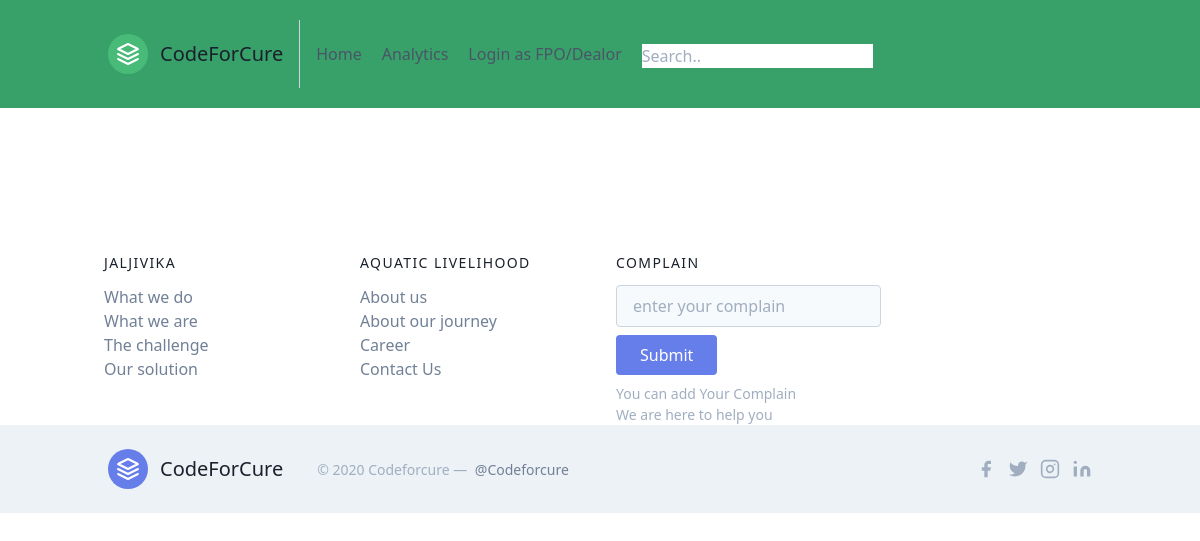
The app's page /infos/, older data.
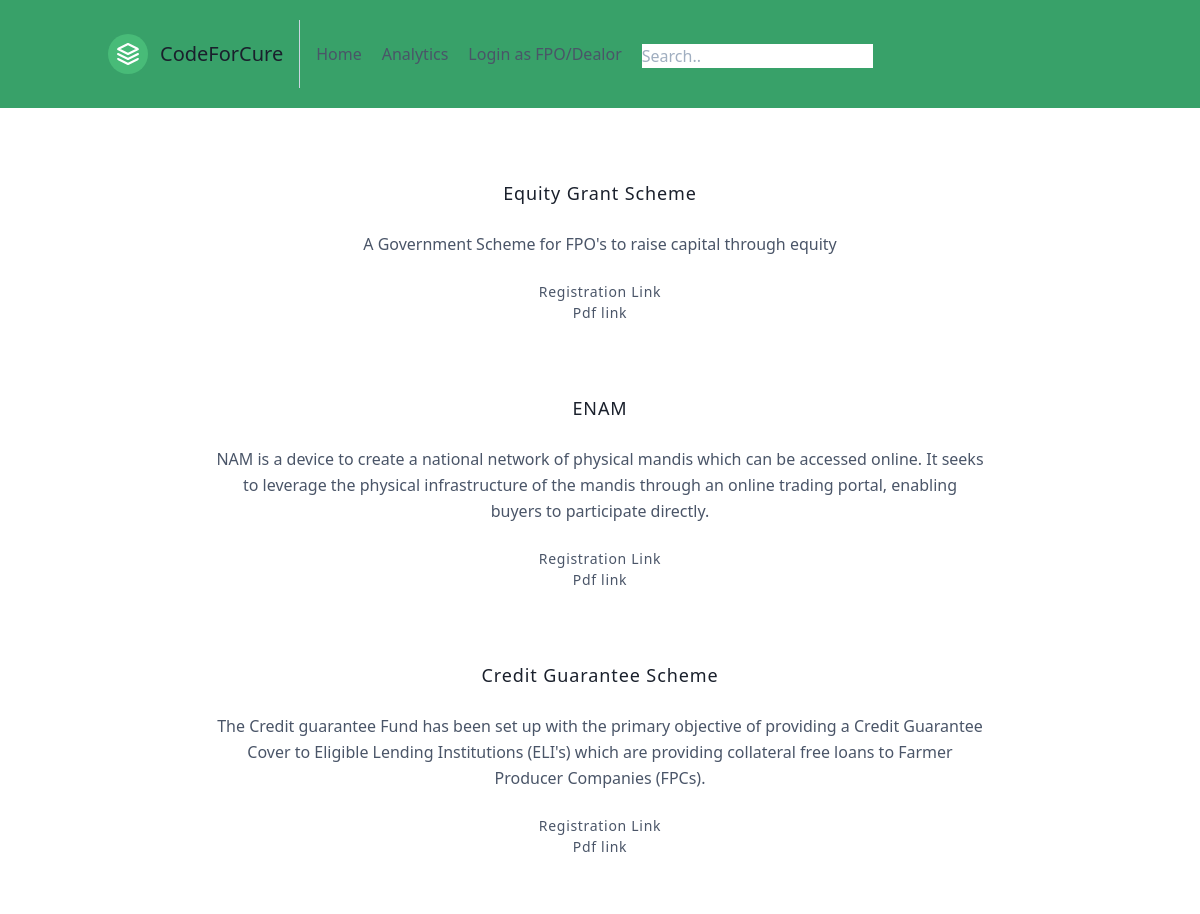
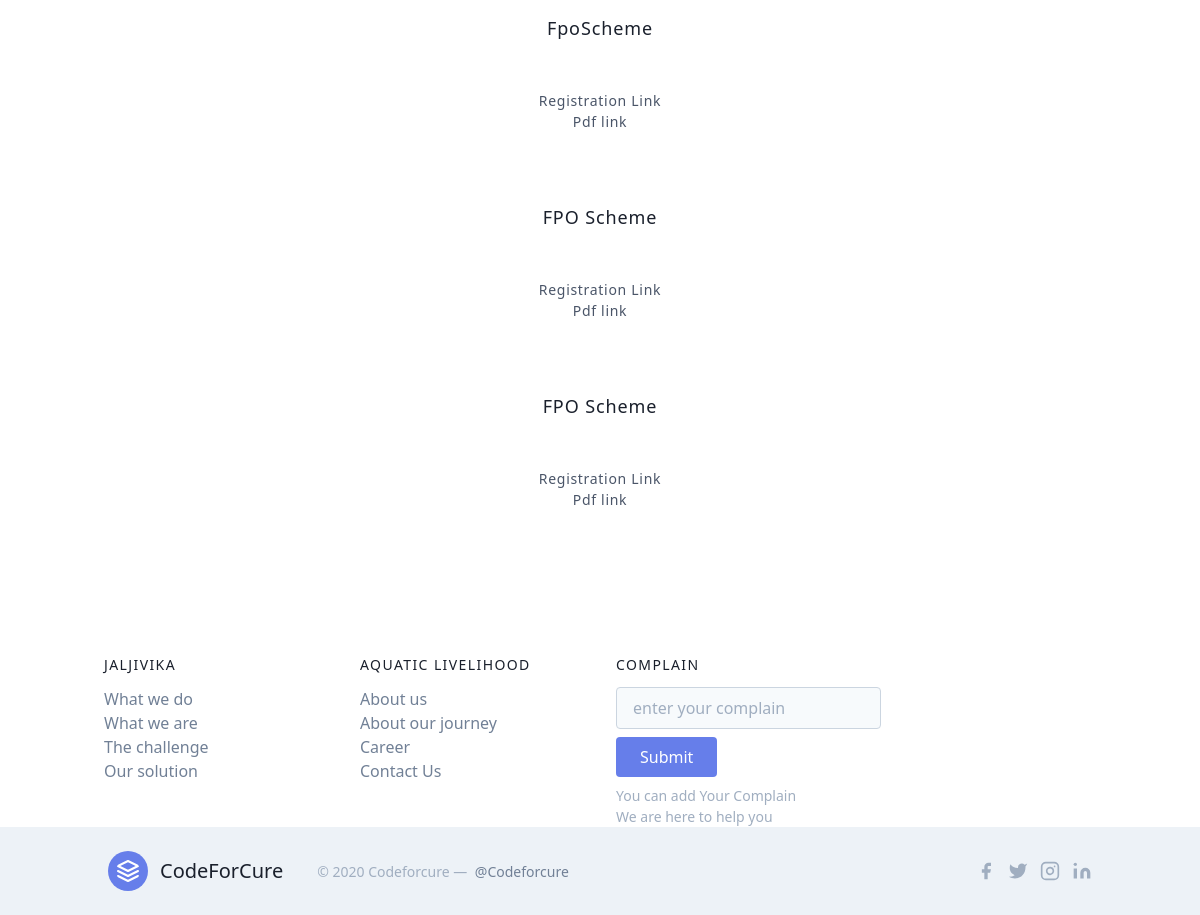
The same page, newer data (2 pictures, top to bottom).
### Info/models.py (models this page shows, shortened)
class Info(models.Model):
    name = models.CharField(_("Scheme name"), max_length=100)
    description = models.TextField(_("Description about the scheme"), max_length=250,blank=True)
    registerationlink = models.CharField(_("Registration link"), max_length=150,blank=True)
    pdflink = models.CharField(_("Brochure Link"), max_length=150,blank=True)

### Info/views.py (the view)
# urls.py: path('infos/',views.infos,name = 'infos'),
def infos(request):
    infos = Info.objects.all()
    search_term = ''
    if 'search' in request.GET:
        search_term = request.GET['search']
        infos = infos.filter(
            Q(name__icontains=search_term)
        )
    context = {
        'infos':infos,'search_term':search_term
    }
    return render(request,'Info/schema.html',context)

### templates/Info/schema.html (shortened to what this page needs)
<html lang="en">
<head>
  <link href="https://unpkg.com/tailwindcss@^1.0/dist/tailwind.min.css" rel="stylesheet">
</head>
<body>
  <header class="bg-green-600 text-gray-700 body-font">
    <div class="  container mx-auto flex flex-wrap p-5 flex-col md:flex-row items-center">
      <a class="flex title-font font-medium items-center text-gray-900 mb-4 md:mb-0">
        <svg xmlns="http://www.w3.org/2000/svg" fill="none" stroke="currentColor" stroke-linecap="round" stroke-linejoin="round" stroke-width="2" class="w-10 h-10 text-white p-2 bg-green-500 rounded-full" viewBox="0 0 24 24">
          <path d="M12 2L2 7l10 5 10-5-10-5zM2 17l10 5 10-5M2 12l10 5 10-5"></path>
        </svg>
        <span class="ml-3 text-xl">CodeForCure</span>
      </a>
      <nav class="md:mr-auto md:ml-4 md:py-1 md:pl-4 md:border-l md:border-gray-400	flex flex-wrap items-center text-base justify-center">
        <a class="mr-5 hover:text-gray-900" href="{% url 'home'%}" >Home</a>
        <a class="mr-5 hover:text-gray-900" href="{% url 'analytics' %}">Analytics</a>
        <a class="mr-5 hover:text-gray-900" href="#">Login as FPO/Dealor</a>
         <form action="" style="padding-top:20px">
      <input type="text" placeholder="Search.." name="search" id="search" value="{{search_term}}">
</form>
        </nav>
    </div>
  </header>
<br>
<br>
<br>
    <section class="text-gray-700 body-font">
      <div class="container  mx-auto">
        <div class="xl:w-3/4 lg:w-3/4  mx-auto text-center">
        {% for info in infos %}
            <div class="text-center">
              <div class="text-gray-900 font-medium title-font tracking-wider text-lg text-center">
                {{ info.name}}
              </div>
                  <br>
                  <p class="leading-relaxed">{{ info.description}}</p>
                  <br>
                  <a href="{{ info.registerationlink}}" class=" font-medium title-font tracking-wider text-sm">Registration Link</a>
                <br>
                <a href="{{ info.pdflink }}" class="font-medium title-font tracking-wider text-sm">Pdf link</a>
            </div>
            <br>
            <br><br>
          {% endfor %}
        </div>
      </div>
    </section>
    <br>
    <br>
    <br>
<footer class="text-gray-700 body-font">
  <div class="container mx-auto">
    <div class="flex flex-wrap md:text-left text-center order-first">
      <div class="lg:w-1/4 md:w-1/2 w-full px-4">
        <h2 class="title-font font-medium text-gray-900 tracking-widest text-sm mb-3">JALJIVIKA</h2>
        <nav class="list-none mb-10">
          <li>
            <a class="text-gray-600 hover:text-gray-800" href="https://www.jaljeevika.org/what-we-do">What we do</a>
          </li>
          <li>
            <a class="text-gray-600 hover:text-gray-800" href="https://www.jaljeevika.org/what-we-are/">What we are</a>
          </li>
          <li>
            <a class="text-gray-600 hover:text-gray-800" href="https://www.jaljeevika.org/the-challenge">The challenge</a>
          </li>
          <li>
            <a class="text-gray-600 hover:text-gray-800" href="https://www.jaljeevika.org/our-solution">Our solution</a>
          </li>
        </nav>
      </div>
      <div class="lg:w-1/4 md:w-1/2 w-full px-4">
        <h2 class="title-font font-medium text-gray-900 tracking-widest text-sm mb-3">AQUATIC LIVELIHOOD</h2>
        <nav class="list-none mb-10">
          <li>
            <a class="text-gray-600 hover:text-gray-800" href="https://www.jaljeevika.org/about-us">About us</a>
          </li>
          <li>
            <a class="text-gray-600 hover:text-gray-800" href="https://www.jaljeevika.org/about-our-journey">About our journey</a>
          </li>
          <li>
            <a class="text-gray-600 hover:text-gray-800" href="https://www.jaljeevika.org/partner-with-us">Career</a>
          </li>
          <li>
            <a class="text-gray-600 hover:text-gray-800" href="https://www.jaljeevika.org/contact-us">Contact Us</a>
          </li>
        </nav>
      </div>
      <div class="lg:w-1/4 md:w-1/2 w-full px-4">
        <h2 class="title-font font-medium text-gray-900 tracking-widest text-sm mb-3">COMPLAIN</h2>
        <div class="flex xl:flex-no-wrap md:flex-no-wrap lg:flex-wrap flex-wrap justify-center md:justify-start">
          <input class="w-40 sm:w-auto bg-gray-100 rounded xl:mr-4 lg:mr-0 sm:mr-4 mr-2 border border-gray-400 focus:outline-none focus:border-indigo-500 text-base py-2 px-4" placeholder="enter your complain" type="text">
          <button class="lg:mt-2 xl:mt-0 flex-shrink-0 inline-flex text-white bg-indigo-500 border-0 py-2 px-6 focus:outline-none hover:bg-indigo-600 rounded">Submit</button>
        </div>
        <p class="text-gray-500 text-sm mt-2 md:text-left text-center">You can add Your Complain
          <br class="lg:block hidden">We are here to help you
        </p>
      </div>
    </div>
  </div>
  <div class="bg-gray-200">
    <div class="container px-5 py-6 mx-auto flex items-center sm:flex-row flex-col">
      <a class="flex title-font font-medium items-center md:justify-start justify-center text-gray-900">
        <svg xmlns="http://www.w3.org/2000/svg" fill="none" stroke="currentColor" stroke-linecap="round" stroke-linejoin="round" stroke-width="2" class="w-10 h-10 text-white p-2 bg-indigo-500 rounded-full" viewBox="0 0 24 24">
          <path d="M12 2L2 7l10 5 10-5-10-5zM2 17l10 5 10-5M2 12l10 5 10-5"></path>
        </svg>
        <span class="ml-3 text-xl">CodeForCure</span>
      </a>
      <p class="text-sm text-gray-500 sm:ml-4 sm:pl-4 sm:border-l-2 sm:border-gray-200 sm:py-2 sm:mt-0 mt-4">© 2020 Codeforcure —
        <a href="https://twitter.com/knyttneve" class="text-gray-600 ml-1" rel="noopener noreferrer" target="_blank">@Codeforcure</a>
      </p>
      <span class="inline-flex sm:ml-auto sm:mt-0 mt-4 justify-center sm:justify-start">
        <a class="text-gray-500">
          <svg fill="currentColor" stroke-linecap="round" stroke-linejoin="round" stroke-width="2" class="w-5 h-5" viewBox="0 0 24 24">
            <path d="M18 2h-3a5 5 0 00-5 5v3H7v4h3v8h4v-8h3l1-4h-4V7a1 1 0 011-1h3z"></path>
          </svg>
        </a>
        <a class="ml-3 text-gray-500">
          <svg fill="currentColor" stroke-linecap="round" stroke-linejoin="round" stroke-width="2" class="w-5 h-5" viewBox="0 0 24 24">
            <path d="M23 3a10.9 10.9 0 01-3.14 1.53 4.48 4.48 0 00-7.86 3v1A10.66 10.66 0 013 4s-4 9 5 13a11.64 11.64 0 01-7 2c9 5 20 0 20-11.5a4.5 4.5 0 00-.08-.83A7.72 7.72 0 0023 3z"></path>
          </svg>
        </a>
        <a class="ml-3 text-gray-500">
          <svg fill="none" stroke="currentColor" stroke-linecap="round" stroke-linejoin="round" stroke-width="2" class="w-5 h-5" viewBox="0 0 24 24">
            <rect width="20" height="20" x="2" y="2" rx="5" ry="5"></rect>
            <path d="M16 11.37A4 4 0 1112.63 8 4 4 0 0116 11.37zm1.5-4.87h.01"></path>
          </svg>
        </a>
        <a class="ml-3 text-gray-500">
          <svg fill="currentColor" stroke="currentColor" stroke-linecap="round" stroke-linejoin="round" stroke-width="0" class="w-5 h-5" viewBox="0 0 24 24">
            <path stroke="none" d="M16 8a6 6 0 016 6v7h-4v-7a2 2 0 00-2-2 2 2 0 00-2 2v7h-4v-7a6 6 0 016-6zM2 9h4v12H2z"></path>
            <circle cx="4" cy="4" r="2" stroke="none"></circle>
          </svg>
        </a>
      </span>
    </div>
  </div>
</footer>
</body>
</html>

Row changes from the older to the newer data that the page shows:
added Info: name "Equity Grant Scheme", description "A Government Scheme for FPO's to raise capital through equity"
added Info: name "ENAM", description "NAM is a device to create a national network of physical mandis which can be accessed online. It seeks to leverage the physical infrastructure of the mandis through an online trading portal, enabling buyers to participate directly."
added Info: name "Credit Guarantee Scheme", description "The Credit guarantee Fund has been set up with the primary objective of providing a Credit Guarantee Cover to Eligible Lending Institutions (ELI's) which are providing collateral free loans to Farmer Producer Companies (FPCs)."
added Info: name "FpoScheme"
added Info: name "FPO Scheme"
added Info: name "FPO Scheme"
